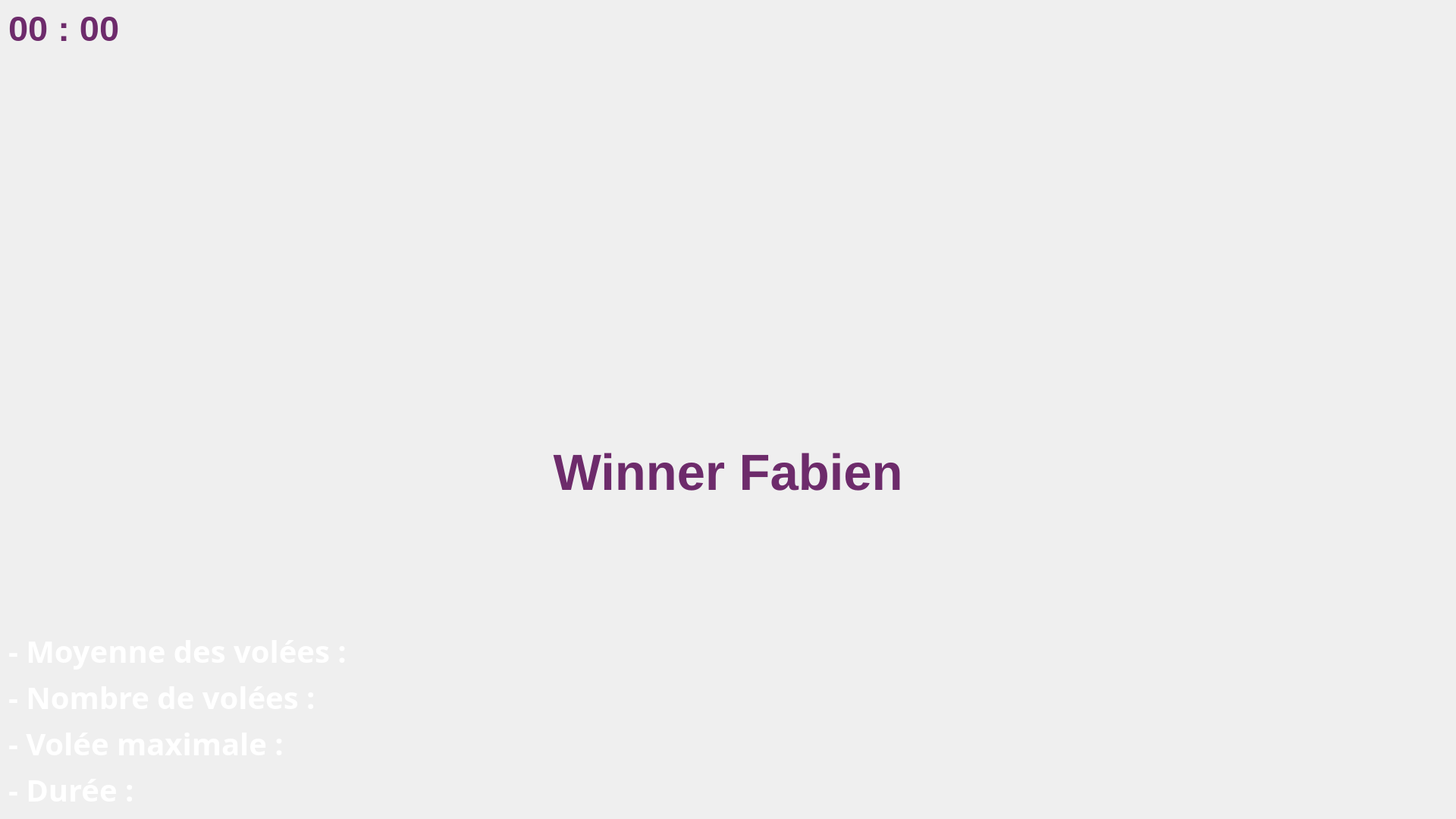
<?xml version="1.0" encoding="UTF-8"?>
<ui version="4.0">
 <class>Ihm</class>
 <widget class="QWidget" name="Ihm">
  <property name="geometry">
   <rect>
    <x>0</x>
    <y>0</y>
    <width>1920</width>
    <height>1080</height>
   </rect>
  </property>
  <property name="minimumSize">
   <size>
    <width>1024</width>
    <height>768</height>
   </size>
  </property>
  <property name="font">
   <font>
    <weight>50</weight>
    <bold>false</bold>
   </font>
  </property>
  <property name="windowTitle">
   <string>DARTS</string>
  </property>
  <property name="autoFillBackground">
   <bool>false</bool>
  </property>
  <property name="styleSheet">
   <string notr="true"> QWidget#ecranAttente
{
	background-image:url(:/ressources/background.jpg);
}

QWidget#ecranPartie
{
	background-image:url(:/ressources/background.jpg);
}

QWidget#actualiterPartie
{
	background-image:url(:/ressources/fondActualiterPartie.png);
	background-repeat: no-repeat;
}
QVBoxLayout#verticalLayoutInformation
{
	background: gray;
}

QLabel#labelMoyenneVolees
{
	color: rgb(109, 43,107);
}

QLabel#labelNomjoueurs
{
	color: rgb(109, 43,107);
}

QLabel#nomJoueur
{
	color: rgb(109, 43,107);
}

QLabel#scoreActuel
{
	color: rgb(109, 43,107);
}

QLabel#moyenneVolee
{
	color: rgb(109, 43,107);
}

QLabel#labelScoreActuel
{
	color: rgb(109, 43,107);
}

QLabel#labelManche
{
	color: rgb(109, 43,107);
}

QLabel#labelTypeJeu
{
	color: rgb(109, 43,107);
}

QLabel#typeJeu
{
	color: rgb(109, 43,107);
}

QLabel#manche
{
	color: rgb(109, 43,107);
}

QWidget#ecranStatistique
{
	background-image:url(:/ressources/background.jpg);
}

QLabel#labelStatutAttente
{
	image:url(:/ressources/fondStatus.png);
	color: rgb(109, 43,107);
}

QLabel#labelHeureAttente
{
	color: rgb(109, 43,107);
}

QLabel#labelTempsPartie
{
	color: rgb(109, 43,107);
}

QLabel#labelHeureStatistique
{
	color: rgb(109, 43,107);
}

QLabel#winnerPartie
{
	image:url(:/ressources/fondStatus.png);
	color: rgb(109, 43,107);
}

QLabel#labelStatut
{
	image:url(:/ressources/fondStatus.png);
	color: rgb(109, 43,107);
}

#lineManche, #lineNomJoueurs, #lineScoreActuel, #lineSeparateurTypeJeu {
    background-color: rgb(109, 43,107);
}

QLabel
{
	color: rgb(255, 255,255);
}
</string>
  </property>
  <layout class="QHBoxLayout" name="horizontalLayout">
   <property name="spacing">
    <number>0</number>
   </property>
   <property name="leftMargin">
    <number>0</number>
   </property>
   <property name="topMargin">
    <number>0</number>
   </property>
   <property name="rightMargin">
    <number>0</number>
   </property>
   <property name="bottomMargin">
    <number>0</number>
   </property>
   <item>
    <widget class="QStackedWidget" name="ecranDarts">
     <property name="styleSheet">
      <string notr="true"/>
     </property>
     <property name="currentIndex">
      <number>2</number>
     </property>
     <widget class="QWidget" name="ecranAttente">
      <property name="autoFillBackground">
       <bool>false</bool>
      </property>
      <property name="styleSheet">
       <string notr="true"/>
      </property>
      <layout class="QVBoxLayout" name="verticalLayout_2">
       <item>
        <layout class="QVBoxLayout" name="verticalLayout_3">
         <item>
          <layout class="QHBoxLayout" name="horizontalLayoutHeure">
           <property name="spacing">
            <number>0</number>
           </property>
           <item>
            <widget class="QLabel" name="labelHeureAttente">
             <property name="sizePolicy">
              <sizepolicy hsizetype="Preferred" vsizetype="Preferred">
               <horstretch>0</horstretch>
               <verstretch>0</verstretch>
              </sizepolicy>
             </property>
             <property name="font">
              <font>
               <pointsize>35</pointsize>
               <weight>75</weight>
               <bold>true</bold>
              </font>
             </property>
             <property name="text">
              <string>00 : 00</string>
             </property>
             <property name="alignment">
              <set>Qt::AlignLeading|Qt::AlignLeft|Qt::AlignTop</set>
             </property>
             <property name="margin">
              <number>0</number>
             </property>
             <property name="indent">
              <number>0</number>
             </property>
            </widget>
           </item>
          </layout>
         </item>
         <item>
          <layout class="QHBoxLayout" name="horizontalLayoutLogo">
           <property name="spacing">
            <number>0</number>
           </property>
           <property name="sizeConstraint">
            <enum>QLayout::SetNoConstraint</enum>
           </property>
           <property name="topMargin">
            <number>0</number>
           </property>
           <item>
            <widget class="QLabel" name="labelLogo">
             <property name="sizePolicy">
              <sizepolicy hsizetype="Preferred" vsizetype="Preferred">
               <horstretch>0</horstretch>
               <verstretch>0</verstretch>
              </sizepolicy>
             </property>
             <property name="maximumSize">
              <size>
               <width>940</width>
               <height>940</height>
              </size>
             </property>
             <property name="sizeIncrement">
              <size>
               <width>0</width>
               <height>0</height>
              </size>
             </property>
             <property name="baseSize">
              <size>
               <width>0</width>
               <height>0</height>
              </size>
             </property>
             <property name="text">
              <string/>
             </property>
             <property name="pixmap">
              <pixmap resource="ressources.qrc">:/ressources/logoDarts.png</pixmap>
             </property>
             <property name="scaledContents">
              <bool>true</bool>
             </property>
             <property name="alignment">
              <set>Qt::AlignCenter</set>
             </property>
            </widget>
           </item>
          </layout>
         </item>
         <item>
          <layout class="QHBoxLayout" name="horizontalLayoutStatut">
           <item>
            <widget class="QLabel" name="labelStatutAttente">
             <property name="sizePolicy">
              <sizepolicy hsizetype="Expanding" vsizetype="Preferred">
               <horstretch>0</horstretch>
               <verstretch>0</verstretch>
              </sizepolicy>
             </property>
             <property name="font">
              <font>
               <pointsize>30</pointsize>
               <weight>75</weight>
               <bold>true</bold>
              </font>
             </property>
             <property name="styleSheet">
              <string notr="true"/>
             </property>
             <property name="text">
              <string>En attente de connexion</string>
             </property>
             <property name="alignment">
              <set>Qt::AlignCenter</set>
             </property>
            </widget>
           </item>
          </layout>
         </item>
        </layout>
       </item>
      </layout>
     </widget>
     <widget class="QWidget" name="ecranPartie">
      <layout class="QHBoxLayout" name="horizontalLayout_9">
       <item>
        <layout class="QHBoxLayout" name="horizontalLayout_8" stretch="0,0,0">
         <property name="spacing">
          <number>6</number>
         </property>
         <item>
          <layout class="QVBoxLayout" name="verticalLayoutVisualisation">
           <item>
            <widget class="QLabel" name="labelTempsPartie">
             <property name="font">
              <font>
               <pointsize>35</pointsize>
               <weight>75</weight>
               <bold>true</bold>
              </font>
             </property>
             <property name="text">
              <string>00 : 00</string>
             </property>
             <property name="alignment">
              <set>Qt::AlignLeading|Qt::AlignLeft|Qt::AlignTop</set>
             </property>
            </widget>
           </item>
           <item>
            <widget class="QLabel" name="labelVisualisationimpact">
             <property name="text">
              <string/>
             </property>
             <property name="pixmap">
              <pixmap resource="ressources.qrc">:/ressources/cible.png</pixmap>
             </property>
            </widget>
           </item>
           <item>
            <widget class="QLabel" name="labelStatut">
             <property name="font">
              <font>
               <pointsize>30</pointsize>
               <weight>75</weight>
               <bold>true</bold>
              </font>
             </property>
             <property name="lineWidth">
              <number>1</number>
             </property>
             <property name="text">
              <string/>
             </property>
             <property name="alignment">
              <set>Qt::AlignCenter</set>
             </property>
            </widget>
           </item>
          </layout>
         </item>
         <item>
          <spacer name="horizontalSpacer">
           <property name="orientation">
            <enum>Qt::Horizontal</enum>
           </property>
           <property name="sizeType">
            <enum>QSizePolicy::Preferred</enum>
           </property>
           <property name="sizeHint" stdset="0">
            <size>
             <width>250</width>
             <height>20</height>
            </size>
           </property>
          </spacer>
         </item>
         <item>
          <widget class="QWidget" name="actualiterPartie" native="true">
           <property name="sizePolicy">
            <sizepolicy hsizetype="Expanding" vsizetype="Expanding">
             <horstretch>10</horstretch>
             <verstretch>10</verstretch>
            </sizepolicy>
           </property>
           <property name="minimumSize">
            <size>
             <width>728</width>
             <height>1053</height>
            </size>
           </property>
           <layout class="QVBoxLayout" name="verticalLayoutInformation">
            <property name="spacing">
             <number>6</number>
            </property>
            <item>
             <layout class="QGridLayout" name="gridLayout_2" columnminimumwidth="0,0,0,0">
              <property name="rightMargin">
               <number>10</number>
              </property>
              <property name="verticalSpacing">
               <number>6</number>
              </property>
              <item row="5" column="2">
               <widget class="QLabel" name="manche">
                <property name="font">
                 <font>
                  <family>Courier 10 Pitch</family>
                  <pointsize>27</pointsize>
                 </font>
                </property>
                <property name="text">
                 <string>1</string>
                </property>
               </widget>
              </item>
              <item row="11" column="0">
               <spacer name="horizontalSpacer_2">
                <property name="orientation">
                 <enum>Qt::Horizontal</enum>
                </property>
                <property name="sizeType">
                 <enum>QSizePolicy::Fixed</enum>
                </property>
                <property name="sizeHint" stdset="0">
                 <size>
                  <width>60</width>
                  <height>10</height>
                 </size>
                </property>
               </spacer>
              </item>
              <item row="0" column="0" colspan="2">
               <widget class="QLabel" name="labelTypeJeu">
                <property name="sizePolicy">
                 <sizepolicy hsizetype="Preferred" vsizetype="Fixed">
                  <horstretch>0</horstretch>
                  <verstretch>0</verstretch>
                 </sizepolicy>
                </property>
                <property name="font">
                 <font>
                  <family>Courier 10 Pitch</family>
                  <pointsize>27</pointsize>
                  <weight>75</weight>
                  <bold>true</bold>
                 </font>
                </property>
                <property name="styleSheet">
                 <string notr="true"> QWidget#ecranAttente
{
	background-image:url(:/ressources/background.jpg);
}

QWidget#ecranPartie
{
	background-image:url(:/ressources/background.jpg);
}

QWidget#actualiterPartie
{
	background-image:url(:/ressources/fondActualiterPartie.png);
}
QVBoxLayout#verticalLayoutInformation
{
	background: gray;
}

QLabel#labelMoyenneVolees
{
	color: rgb(109, 43,107);
}

QLabel#labelNomjoueurs
{
	color: rgb(109, 43,107);
}

QLabel#nomJoueur
{
	color: rgb(109, 43,107);
}

QLabel#scoreActuel
{
	color: rgb(109, 43,107);
}

QLabel#moyenneVolee
{
	color: rgb(109, 43,107);
}

QLabel#labelScoreActuel
{
	color: rgb(109, 43,107);
}

QLabel#labelManche
{
	color: rgb(109, 43,107);
}

QLabel#labelTypeJeu
{
	color: rgb(109, 43,107);
}

QWidget#ecranStatistique
{
	background-image:url(:/ressources/background.jpg);
}

QLabel#labelStatutAttente
{
	image:url(:/ressources/fondStatus.png);
	color: rgb(109, 43,107);
}

QLabel#labelHeureAttente
{
	color: rgb(109, 43,107);
}

QLabel#labelTempsPartie
{
	color: rgb(109, 43,107);
}

QLabel#labelHeureStatistique
{
	color: rgb(109, 43,107);
}

QLabel#winnerPartie
{
	image:url(:/ressources/fondStatus.png);
	color: rgb(109, 43,107);
}

QLabel#labelStatut
{
	image:url(:/ressources/fondStatus.png);
	color: rgb(109, 43,107);
}

QLabel
{
	color: rgb(255,255,255);
}
</string>
                </property>
                <property name="text">
                 <string>➳ Jeu :</string>
                </property>
               </widget>
              </item>
              <item row="11" column="1" colspan="2">
               <widget class="QLabel" name="moyenneVolee">
                <property name="sizePolicy">
                 <sizepolicy hsizetype="MinimumExpanding" vsizetype="MinimumExpanding">
                  <horstretch>0</horstretch>
                  <verstretch>0</verstretch>
                 </sizepolicy>
                </property>
                <property name="font">
                 <font>
                  <family>Courier 10 Pitch</family>
                  <pointsize>22</pointsize>
                 </font>
                </property>
                <property name="text">
                 <string/>
                </property>
                <property name="alignment">
                 <set>Qt::AlignRight|Qt::AlignTrailing|Qt::AlignVCenter</set>
                </property>
               </widget>
              </item>
              <item row="7" column="0" colspan="3">
               <widget class="QLabel" name="labelScoreActuel">
                <property name="font">
                 <font>
                  <family>Courier 10 Pitch</family>
                  <pointsize>27</pointsize>
                  <weight>75</weight>
                  <bold>true</bold>
                 </font>
                </property>
                <property name="text">
                 <string>➳ Score actuel : </string>
                </property>
               </widget>
              </item>
              <item row="5" column="0" colspan="2">
               <widget class="QLabel" name="labelManche">
                <property name="font">
                 <font>
                  <family>Courier 10 Pitch</family>
                  <pointsize>27</pointsize>
                  <weight>75</weight>
                  <bold>true</bold>
                 </font>
                </property>
                <property name="styleSheet">
                 <string notr="true"> QWidget#ecranAttente
{
	background-image:url(:/ressources/background.jpg);
}

QWidget#ecranPartie
{
	background-image:url(:/ressources/background.jpg);
}

QWidget#actualiterPartie
{
	background-image:url(:/ressources/fondActualiterPartie.png);
}
QVBoxLayout#verticalLayoutInformation
{
	background: gray;
}

QLabel#labelMoyenneVolees
{
	color: rgb(109, 43,107);
}

QLabel#labelNomjoueurs
{
	color: rgb(109, 43,107);
}

QLabel#nomJoueur
{
	color: rgb(109, 43,107);
}

QLabel#scoreActuel
{
	color: rgb(109, 43,107);
}

QLabel#moyenneVolee
{
	color: rgb(109, 43,107);
}

QLabel#labelScoreActuel
{
	color: rgb(109, 43,107);
}

QLabel#labelManche
{
	color: rgb(109, 43,107);
}

QLabel#labelTypeJeu
{
	color: rgb(109, 43,107);
}

QWidget#ecranStatistique
{
	background-image:url(:/ressources/background.jpg);
}

QLabel#labelStatutAttente
{
	image:url(:/ressources/fondStatus.png);
	color: rgb(109, 43,107);
}

QLabel#labelHeureAttente
{
	color: rgb(109, 43,107);
}

QLabel#labelTempsPartie
{
	color: rgb(109, 43,107);
}

QLabel#labelHeureStatistique
{
	color: rgb(109, 43,107);
}

QLabel#winnerPartie
{
	image:url(:/ressources/fondStatus.png);
	color: rgb(109, 43,107);
}

QLabel#labelStatut
{
	image:url(:/ressources/fondStatus.png);
	color: rgb(109, 43,107);
}

QLabel
{
	color: rgb(255,255,255);
}
</string>
                </property>
                <property name="text">
                 <string>➳ Manche : </string>
                </property>
               </widget>
              </item>
              <item row="2" column="0" colspan="2">
               <widget class="QLabel" name="labelNomjoueurs">
                <property name="font">
                 <font>
                  <family>Courier 10 Pitch</family>
                  <pointsize>27</pointsize>
                  <weight>75</weight>
                  <bold>true</bold>
                 </font>
                </property>
                <property name="text">
                 <string>➳ Joueurs :</string>
                </property>
               </widget>
              </item>
              <item row="8" column="1" colspan="2">
               <widget class="QLabel" name="scoreActuel">
                <property name="sizePolicy">
                 <sizepolicy hsizetype="MinimumExpanding" vsizetype="MinimumExpanding">
                  <horstretch>0</horstretch>
                  <verstretch>0</verstretch>
                 </sizepolicy>
                </property>
                <property name="font">
                 <font>
                  <family>Courier 10 Pitch</family>
                  <pointsize>22</pointsize>
                 </font>
                </property>
                <property name="text">
                 <string/>
                </property>
                <property name="alignment">
                 <set>Qt::AlignRight|Qt::AlignTop|Qt::AlignTrailing</set>
                </property>
               </widget>
              </item>
              <item row="11" column="3">
               <spacer name="horizontalSpacer_3">
                <property name="orientation">
                 <enum>Qt::Horizontal</enum>
                </property>
                <property name="sizeHint" stdset="0">
                 <size>
                  <width>40</width>
                  <height>20</height>
                 </size>
                </property>
               </spacer>
              </item>
              <item row="10" column="0" colspan="4">
               <widget class="QLabel" name="labelMoyenneVolees">
                <property name="enabled">
                 <bool>true</bool>
                </property>
                <property name="font">
                 <font>
                  <family>Courier 10 Pitch</family>
                  <pointsize>27</pointsize>
                  <weight>75</weight>
                  <bold>true</bold>
                 </font>
                </property>
                <property name="text">
                 <string>➳ Moyenne des volées :</string>
                </property>
               </widget>
              </item>
              <item row="9" column="0" colspan="4">
               <widget class="Line" name="lineScoreActuel">
                <property name="minimumSize">
                 <size>
                  <width>0</width>
                  <height>5</height>
                 </size>
                </property>
                <property name="lineWidth">
                 <number>3</number>
                </property>
                <property name="orientation">
                 <enum>Qt::Horizontal</enum>
                </property>
               </widget>
              </item>
              <item row="6" column="0" colspan="4">
               <widget class="Line" name="lineManche">
                <property name="minimumSize">
                 <size>
                  <width>0</width>
                  <height>5</height>
                 </size>
                </property>
                <property name="lineWidth">
                 <number>3</number>
                </property>
                <property name="orientation">
                 <enum>Qt::Horizontal</enum>
                </property>
               </widget>
              </item>
              <item row="4" column="0" colspan="4">
               <widget class="Line" name="lineNomJoueurs">
                <property name="minimumSize">
                 <size>
                  <width>0</width>
                  <height>5</height>
                 </size>
                </property>
                <property name="lineWidth">
                 <number>50</number>
                </property>
                <property name="orientation">
                 <enum>Qt::Horizontal</enum>
                </property>
               </widget>
              </item>
              <item row="1" column="0" colspan="4">
               <widget class="Line" name="lineSeparateurTypeJeu">
                <property name="sizePolicy">
                 <sizepolicy hsizetype="Minimum" vsizetype="Fixed">
                  <horstretch>0</horstretch>
                  <verstretch>0</verstretch>
                 </sizepolicy>
                </property>
                <property name="minimumSize">
                 <size>
                  <width>5</width>
                  <height>5</height>
                 </size>
                </property>
                <property name="maximumSize">
                 <size>
                  <width>900</width>
                  <height>5</height>
                 </size>
                </property>
                <property name="lineWidth">
                 <number>20</number>
                </property>
                <property name="orientation">
                 <enum>Qt::Horizontal</enum>
                </property>
               </widget>
              </item>
              <item row="0" column="2" colspan="2">
               <widget class="QLabel" name="typeJeu">
                <property name="sizePolicy">
                 <sizepolicy hsizetype="Expanding" vsizetype="Fixed">
                  <horstretch>0</horstretch>
                  <verstretch>0</verstretch>
                 </sizepolicy>
                </property>
                <property name="font">
                 <font>
                  <family>Courier 10 Pitch</family>
                  <pointsize>27</pointsize>
                 </font>
                </property>
                <property name="text">
                 <string/>
                </property>
                <property name="alignment">
                 <set>Qt::AlignCenter</set>
                </property>
               </widget>
              </item>
              <item row="3" column="0" colspan="3">
               <widget class="QLabel" name="nomJoueur">
                <property name="sizePolicy">
                 <sizepolicy hsizetype="Expanding" vsizetype="Expanding">
                  <horstretch>0</horstretch>
                  <verstretch>0</verstretch>
                 </sizepolicy>
                </property>
                <property name="font">
                 <font>
                  <family>Courier 10 Pitch</family>
                  <pointsize>22</pointsize>
                 </font>
                </property>
                <property name="text">
                 <string/>
                </property>
                <property name="alignment">
                 <set>Qt::AlignLeading|Qt::AlignLeft|Qt::AlignTop</set>
                </property>
               </widget>
              </item>
              <item row="8" column="0">
               <spacer name="horizontalSpacer_4">
                <property name="orientation">
                 <enum>Qt::Horizontal</enum>
                </property>
                <property name="sizeType">
                 <enum>QSizePolicy::Fixed</enum>
                </property>
                <property name="sizeHint" stdset="0">
                 <size>
                  <width>60</width>
                  <height>10</height>
                 </size>
                </property>
               </spacer>
              </item>
             </layout>
            </item>
           </layout>
          </widget>
         </item>
        </layout>
       </item>
      </layout>
     </widget>
     <widget class="QWidget" name="ecranStatistique">
      <layout class="QVBoxLayout" name="verticalLayout_4">
       <item>
        <layout class="QVBoxLayout" name="verticalLayoutStatistique">
         <item>
          <widget class="QLabel" name="labelHeureStatistique">
           <property name="sizePolicy">
            <sizepolicy hsizetype="Expanding" vsizetype="Expanding">
             <horstretch>0</horstretch>
             <verstretch>0</verstretch>
            </sizepolicy>
           </property>
           <property name="font">
            <font>
             <pointsize>35</pointsize>
             <weight>75</weight>
             <bold>true</bold>
            </font>
           </property>
           <property name="text">
            <string>00 : 00</string>
           </property>
           <property name="alignment">
            <set>Qt::AlignLeading|Qt::AlignLeft|Qt::AlignTop</set>
           </property>
          </widget>
         </item>
         <item>
          <widget class="QLabel" name="winnerPartie">
           <property name="sizePolicy">
            <sizepolicy hsizetype="Expanding" vsizetype="Expanding">
             <horstretch>0</horstretch>
             <verstretch>0</verstretch>
            </sizepolicy>
           </property>
           <property name="font">
            <font>
             <pointsize>50</pointsize>
             <weight>75</weight>
             <bold>true</bold>
            </font>
           </property>
           <property name="text">
            <string>Winner Fabien</string>
           </property>
           <property name="scaledContents">
            <bool>false</bool>
           </property>
           <property name="alignment">
            <set>Qt::AlignCenter</set>
           </property>
          </widget>
         </item>
         <item>
          <layout class="QHBoxLayout" name="horizontalLayout_2">
           <item>
            <layout class="QGridLayout" name="gridLayout">
             <property name="sizeConstraint">
              <enum>QLayout::SetMinimumSize</enum>
             </property>
             <item row="3" column="0">
              <widget class="QLabel" name="labelVoleesMaxStatistique">
               <property name="font">
                <font>
                 <family>Courier 10 Pitch</family>
                 <pointsize>30</pointsize>
                 <weight>75</weight>
                 <bold>true</bold>
                </font>
               </property>
               <property name="text">
                <string>- Volée maximale : </string>
               </property>
               <property name="alignment">
                <set>Qt::AlignLeading|Qt::AlignLeft|Qt::AlignTop</set>
               </property>
              </widget>
             </item>
             <item row="0" column="0">
              <widget class="QLabel" name="labelMoyenneVoleesStatistique">
               <property name="enabled">
                <bool>true</bool>
               </property>
               <property name="sizePolicy">
                <sizepolicy hsizetype="Fixed" vsizetype="Preferred">
                 <horstretch>0</horstretch>
                 <verstretch>0</verstretch>
                </sizepolicy>
               </property>
               <property name="font">
                <font>
                 <family>Courier 10 Pitch</family>
                 <pointsize>30</pointsize>
                 <weight>75</weight>
                 <bold>true</bold>
                </font>
               </property>
               <property name="text">
                <string>- Moyenne des volées : </string>
               </property>
               <property name="alignment">
                <set>Qt::AlignLeading|Qt::AlignLeft|Qt::AlignTop</set>
               </property>
              </widget>
             </item>
             <item row="2" column="0">
              <widget class="QLabel" name="labelNombreVoleesStatistique">
               <property name="font">
                <font>
                 <family>Courier 10 Pitch</family>
                 <pointsize>30</pointsize>
                 <weight>75</weight>
                 <bold>true</bold>
                </font>
               </property>
               <property name="text">
                <string>- Nombre de volées : </string>
               </property>
               <property name="alignment">
                <set>Qt::AlignLeading|Qt::AlignLeft|Qt::AlignTop</set>
               </property>
              </widget>
             </item>
             <item row="4" column="0">
              <widget class="QLabel" name="labelDureePartie">
               <property name="enabled">
                <bool>true</bool>
               </property>
               <property name="font">
                <font>
                 <family>Courier 10 Pitch</family>
                 <pointsize>30</pointsize>
                 <weight>75</weight>
                 <bold>true</bold>
                </font>
               </property>
               <property name="text">
                <string>- Durée : </string>
               </property>
               <property name="alignment">
                <set>Qt::AlignLeading|Qt::AlignLeft|Qt::AlignTop</set>
               </property>
              </widget>
             </item>
             <item row="3" column="1">
              <widget class="QLabel" name="voleeMax">
               <property name="font">
                <font>
                 <family>Courier 10 Pitch</family>
                 <pointsize>30</pointsize>
                 <weight>75</weight>
                 <bold>true</bold>
                </font>
               </property>
               <property name="text">
                <string/>
               </property>
               <property name="alignment">
                <set>Qt::AlignLeading|Qt::AlignLeft|Qt::AlignTop</set>
               </property>
              </widget>
             </item>
             <item row="2" column="1">
              <widget class="QLabel" name="nbVolees">
               <property name="font">
                <font>
                 <family>Courier 10 Pitch</family>
                 <pointsize>30</pointsize>
                 <weight>75</weight>
                 <bold>true</bold>
                </font>
               </property>
               <property name="text">
                <string/>
               </property>
               <property name="alignment">
                <set>Qt::AlignLeading|Qt::AlignLeft|Qt::AlignTop</set>
               </property>
              </widget>
             </item>
             <item row="4" column="1">
              <widget class="QLabel" name="tempsPartie">
               <property name="font">
                <font>
                 <family>Courier 10 Pitch</family>
                 <pointsize>30</pointsize>
                 <weight>75</weight>
                 <bold>true</bold>
                </font>
               </property>
               <property name="text">
                <string/>
               </property>
               <property name="alignment">
                <set>Qt::AlignLeading|Qt::AlignLeft|Qt::AlignTop</set>
               </property>
              </widget>
             </item>
             <item row="0" column="1">
              <widget class="QLabel" name="moyenneVolees">
               <property name="font">
                <font>
                 <family>Courier 10 Pitch</family>
                 <pointsize>30</pointsize>
                 <weight>75</weight>
                 <bold>true</bold>
                </font>
               </property>
               <property name="text">
                <string/>
               </property>
               <property name="alignment">
                <set>Qt::AlignLeading|Qt::AlignLeft|Qt::AlignTop</set>
               </property>
              </widget>
             </item>
            </layout>
           </item>
           <item>
            <widget class="QLabel" name="labelLogoJeu">
             <property name="maximumSize">
              <size>
               <width>700</width>
               <height>700</height>
              </size>
             </property>
             <property name="text">
              <string/>
             </property>
             <property name="pixmap">
              <pixmap resource="ressources.qrc">:/ressources/logoDarts.png</pixmap>
             </property>
             <property name="scaledContents">
              <bool>true</bool>
             </property>
             <property name="alignment">
              <set>Qt::AlignCenter</set>
             </property>
             <property name="margin">
              <number>0</number>
             </property>
            </widget>
           </item>
          </layout>
         </item>
        </layout>
       </item>
      </layout>
     </widget>
    </widget>
   </item>
  </layout>
 </widget>
 <layoutdefault spacing="6" margin="11"/>
 <resources>
  <include location="ressources.qrc"/>
 </resources>
 <connections/>
</ui>
